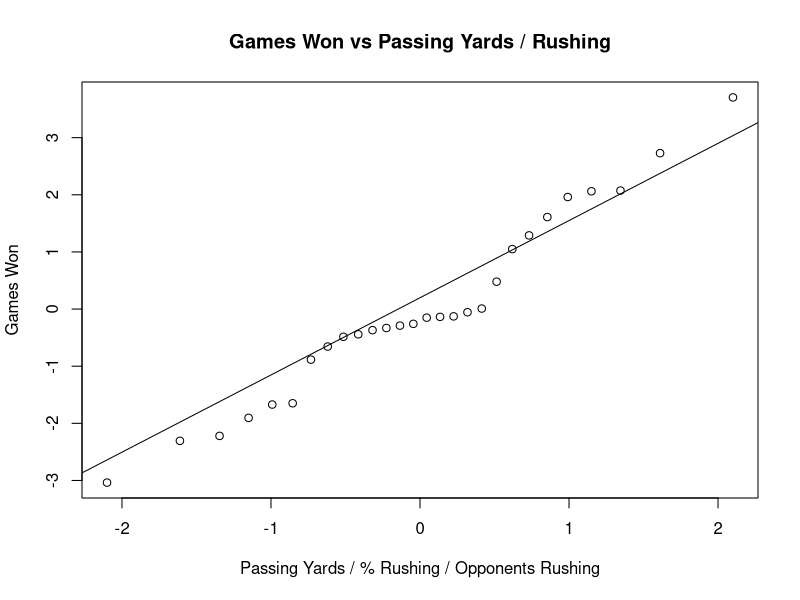
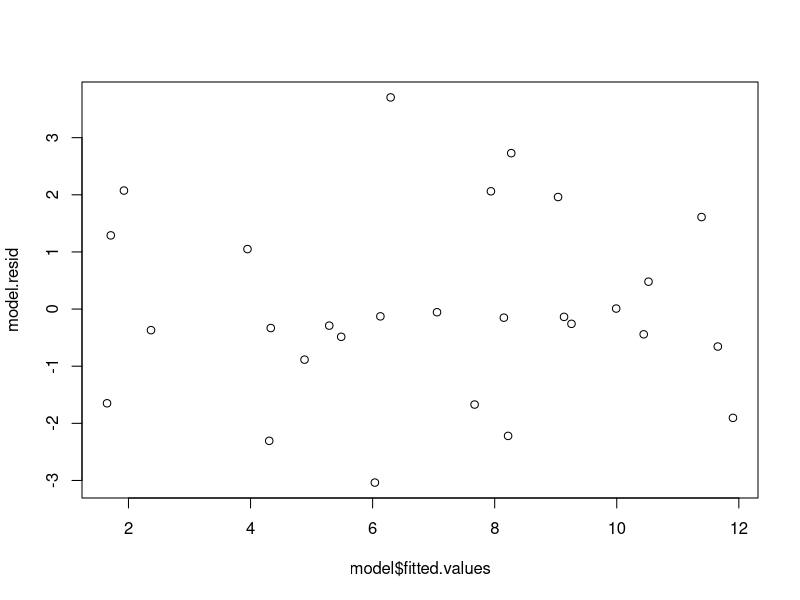
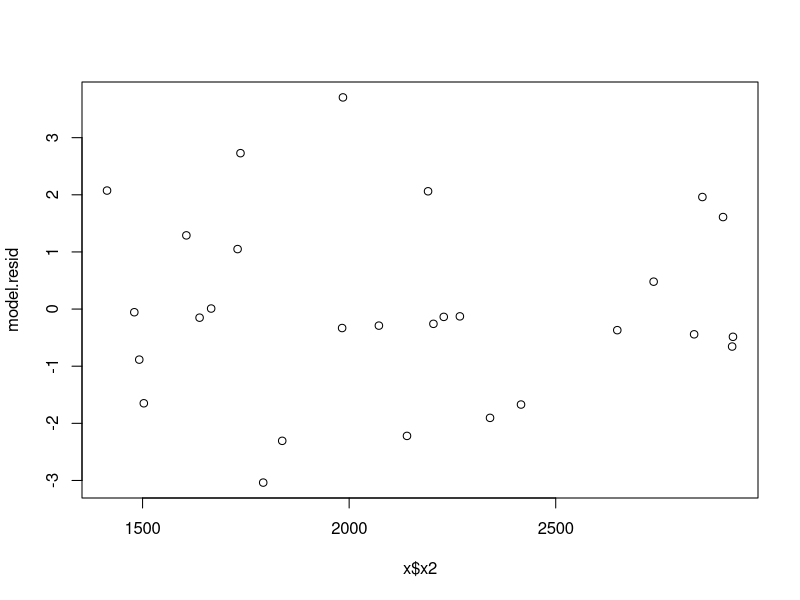
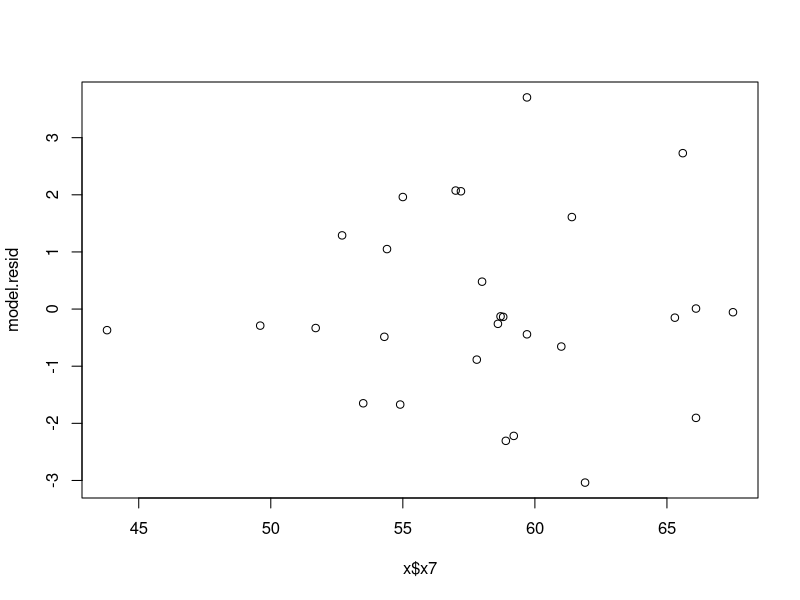
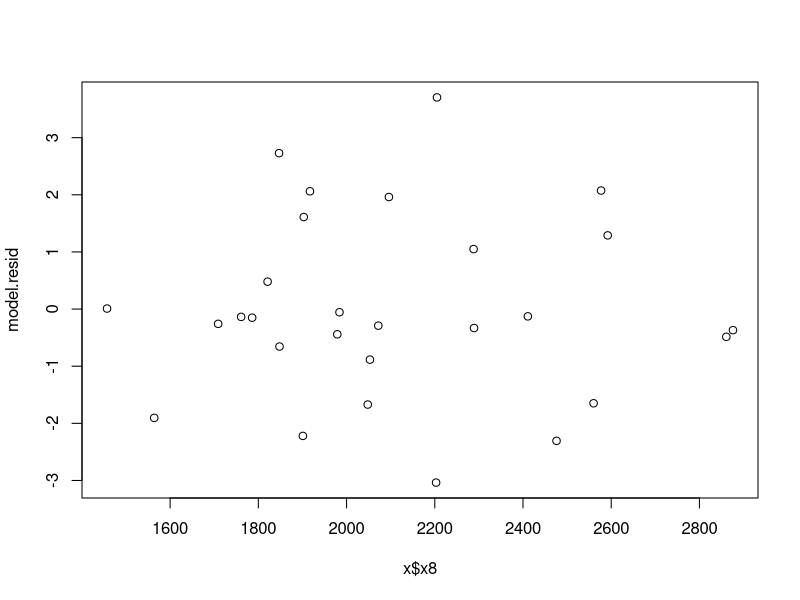
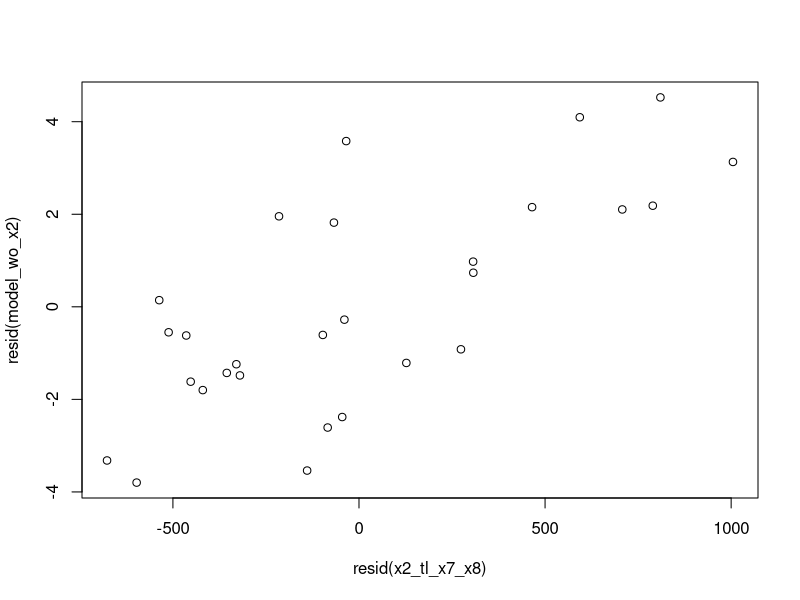
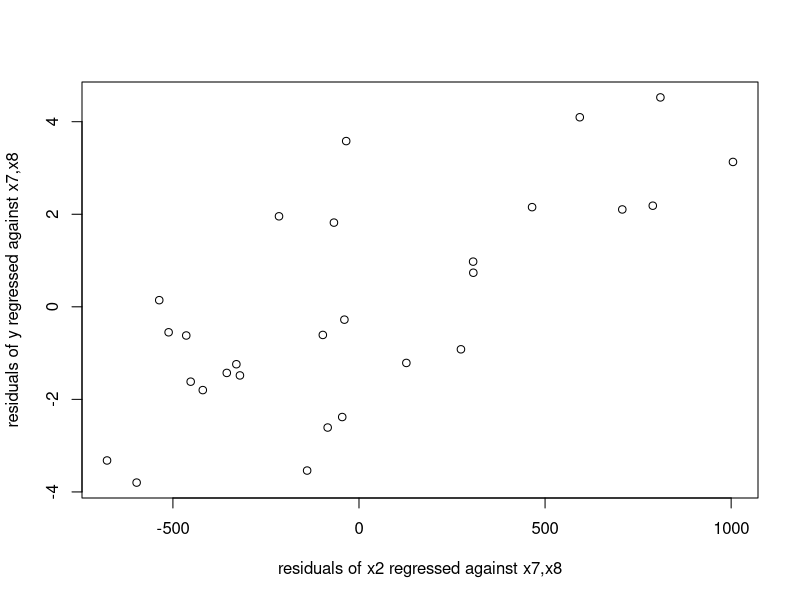

Source code (R) for these figures, in order:
setwd("/Users/jm/joshualmitchell.github.io/MATH5345/HW4")
data <- read.table("3.1data.txt", header=T)
data

# Strip into y and x:

last_column <- ncol(data)
x = data[,c(2:last_column)]
y = data[,1]

####################################################
#Q1: a) ############################################
####################################################

model <- lm(y ~ x$x2 + x$x7 + x$x8, data=data)
# xtable(model) # Used to generate LaTeX versions

####################################################
#Q1: b) ############################################
####################################################

anova(model)
# xtable(anova(model))

# Failing to reject H_0: B_1 = B_2 = ... B_k is equivalent to saying:
# there is no linear relationship between y and any of the regressor variables.

# Find test statistic:

# SS_T = SS_R + SS_Res
# SS_R = B_hat\pr X\pr y - (sumin y_i)^2 / n, SS_Res = y\pr y - B_hat\pr X\pr y
# SS_R = B_hat\pr X\pr y - (sumin y_i)^2 / n
# SS_Res = y\pr y - B_hat\pr X\pr y
# SS_T = SS_R + SS_Res


# Reject H0 if F_0 > F_afa, k, n - k - 1


B_1_hat <- -7.404

SS_T <- sum((y - mean(y))^2)
S_xy <- sum((y * (x - mean(x))))
S_xx <- sum((x - mean(x))^2)
SS_res <- SS_T - B_1_hat * S_xy
n <- 16
MS_res <- SS_res / (n - 2)
SE <- sqrt(MS_res / S_xx)
t_0 <- B_1_hat / SE
t_0 # -0.5994534

# Reject if |t_0| > t_alpha/2, n-2

# |-0.5994534| > 2.145 (t_0.05/2, 14)

# Therefore, accept H_0

####################################################
#Q1: c) ############################################
####################################################

B_1_hat <- 11.80

SS_T <- sum((y - mean(y))^2)
S_xy <- sum((y * (x - mean(x))))
S_xx <- sum((x - mean(x))^2)
S_xx # 1.064975
SS_res <- SS_T - B_1_hat * S_xy
n <- 20
MS_res <- SS_res / (n - 2)
MS_res #12.93596
SE <- sqrt(MS_res / S_xx)
t_0 <- B_1_hat / SE
t_0 # 3.38573

# We reject H_0 if |t_0| > t_alpha/2, n-2.
# 3.38612 > t_alpha/2, n-2
# 3.38612 > 2.101
# Therefore, reject H_0

####################################################
#Q4: a) ############################################
####################################################

model.resid = resid(model)
qqnorm(model.resid, main = "Games Won vs Passing Yards / Rushing",
       xlab = "Passing Yards / % Rushing / Opponents Rushing", ylab = "Games Won")
qqline(model.resid)

####################################################
#Q4: b) ############################################
####################################################

plot(model$fitted.values, model.resid)

####################################################
#Q4: c) ############################################
####################################################

plot(x$x2, model.resid)
plot(x$x7, model.resid)
plot(x$x8, model.resid)

####################################################
#Q4: d) ############################################
####################################################

model_wo_x2 = lm(y~x$x7+x$x8)
x2_tl_x7_x8 = lm(x$x2~x$x7+x$x8)
plot(resid(model_wo_x2)~resid(x2_tl_x7_x8))
plot(resid(model_wo_x2)~resid(x2_tl_x7_x8), xlab = "residuals of x2 regressed against x7,x8", ylab = "residuals of y regressed against x7,x8")
                                                                                                     
